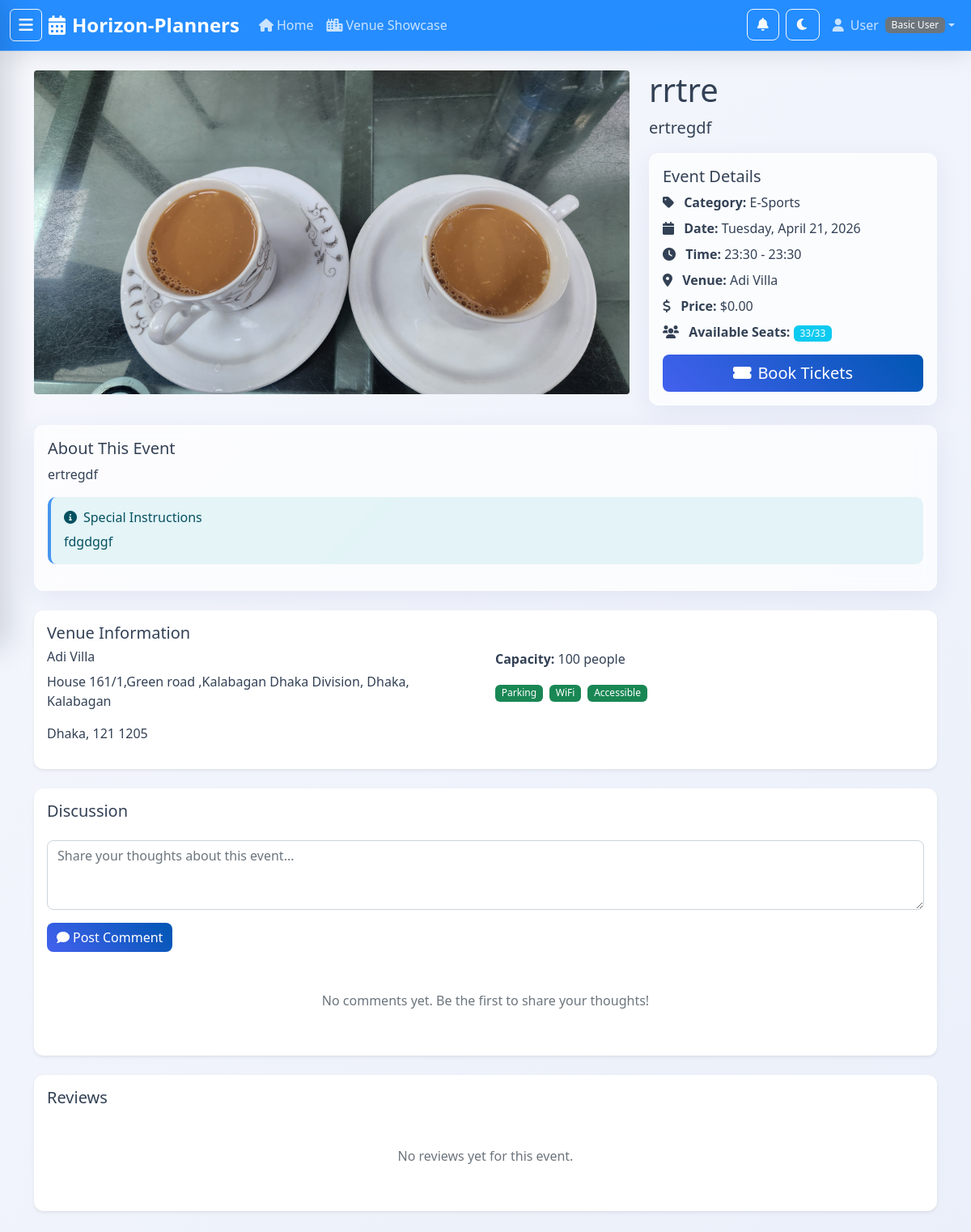
The page /event/1/ (signed in, upper part) on the database as committed earlier.
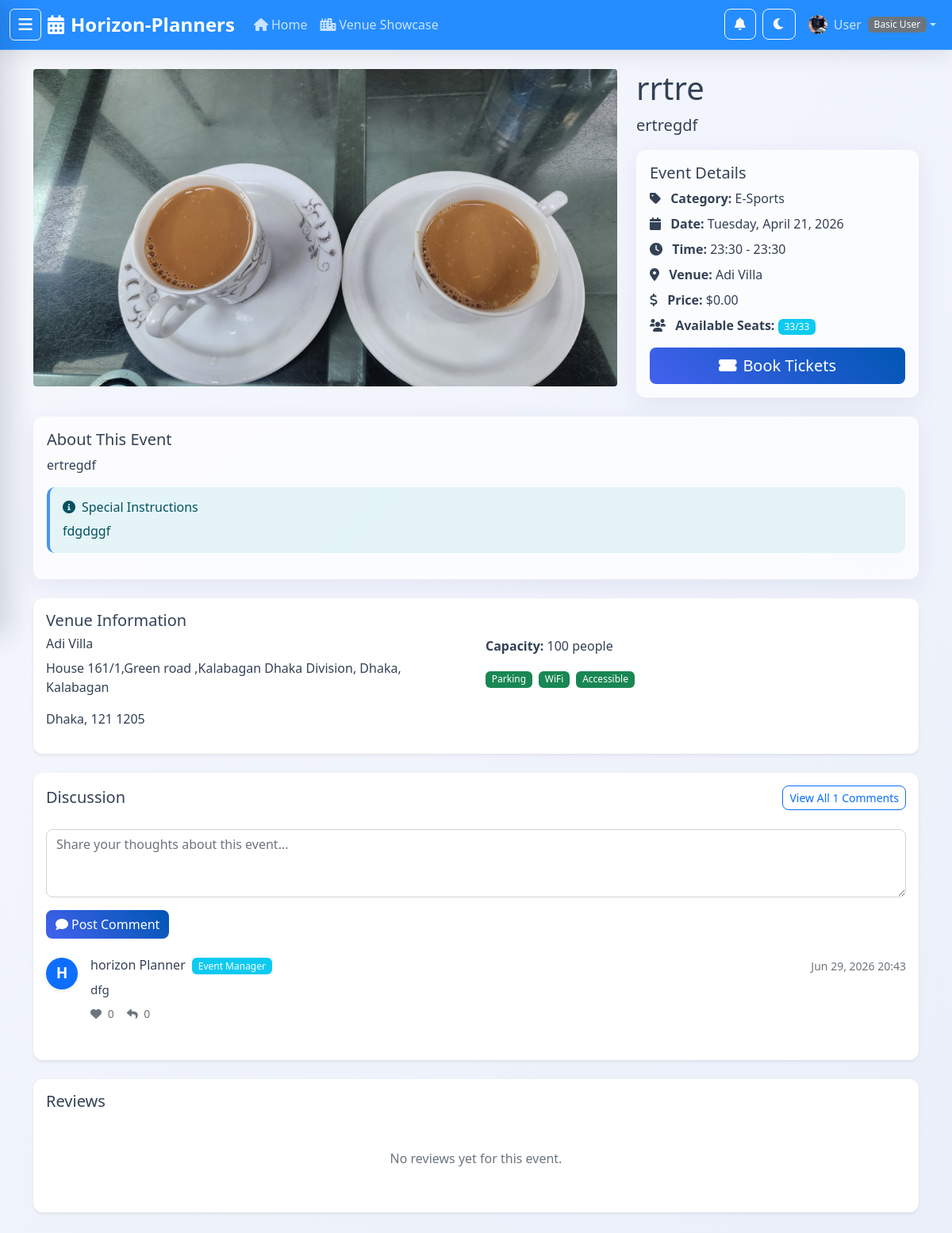
The same page on the database as committed later.
### apps/users/models.py (models this page shows, shortened)
class User(AbstractUser):
    class Role(models.TextChoices):
        BASIC = 'basic', 'Basic User'
        HORIZON_PLANNER = 'horizon_planner', 'Horizon Planner'
        VENUE_MANAGER = 'venue_manager', 'Venue Manager'
        ADMIN = 'admin', 'Admin'
    role = models.CharField(
        max_length=20,
        choices=Role.choices,
        default=Role.BASIC,
        help_text='User role determines access permissions'
    )
    phone_number = models.CharField(max_length=20, blank=True, null=True)
    date_of_birth = models.DateField(blank=True, null=True)
    profile_picture = models.ImageField(upload_to='profile_pictures/', blank=True, null=True)
    created_at = models.DateTimeField(auto_now_add=True)
    updated_at = models.DateTimeField(auto_now=True)
    @property
    def is_basic_user(self):
        return self.role == self.Role.BASIC
    @property
    def is_horizon_planner(self):
        return self.role == self.Role.HORIZON_PLANNER
    @property
    def is_venue_manager(self):
        return self.role == self.Role.VENUE_MANAGER
    @property
    def is_admin_user(self):
        return self.role == self.Role.ADMIN or self.is_superuser

### apps/reviews/models.py (models this page shows, shortened)
class Comment(TimeStampedModel):
    class Status(models.TextChoices):
        PENDING = 'pending', 'Pending Moderation'
        APPROVED = 'approved', 'Approved'
        REJECTED = 'rejected', 'Rejected'
    user = models.ForeignKey(settings.AUTH_USER_MODEL, on_delete=models.CASCADE, related_name='comments')
    event = models.ForeignKey('events.Event', on_delete=models.CASCADE, related_name='comments')
    parent = models.ForeignKey(
        'self',
        on_delete=models.CASCADE,
        null=True,
        blank=True,
        related_name='replies'
    )
    content = models.TextField()
    status = models.CharField(max_length=20, choices=Status.choices, default=Status.APPROVED)
    moderated_by = models.ForeignKey(
        settings.AUTH_USER_MODEL,
        on_delete=models.SET_NULL,
        null=True,
        blank=True,
        related_name='moderated_comments'
    )
    moderation_notes = models.TextField(blank=True)
    moderated_at = models.DateTimeField(null=True, blank=True)
    likes = models.PositiveIntegerField(default=0)
    is_pinned = models.BooleanField(default=False)
    class Meta:
        ordering = ['-is_pinned', '-created_at']

### apps/events/views.py (the view)
# urls.py: path('event/<int:pk>/', views.EventDetailView.as_view(), name='event_detail'),
class EventDetailView(DetailView):
    model = Event
    template_name = 'events/event_detail.html'
    context_object_name = 'event'
    def get_queryset(self):
        return Event.objects.filter(status='published').select_related('venue', 'category', 'manager')
    def get_context_data(self, **kwargs):
        context = super().get_context_data(**kwargs)
        event = self.get_object()
        approved_reviews = event.reviews.filter(status='approved')
        context['reviews'] = approved_reviews.order_by('-created_at')[:5]
        context['reviews_count'] = approved_reviews.count()
        context['avg_rating'] = approved_reviews.aggregate(Avg('rating'))['rating__avg']
        approved_comments = event.comments.filter(status='approved', parent__isnull=True)
        context['comments'] = approved_comments.select_related('user').prefetch_related('replies__user').order_by('-is_pinned', '-created_at')[:10]
        context['comments_count'] = event.comments.filter(status='approved').count()
        if self.request.user.is_authenticated:
            context['user_has_ticket'] = event.orders.filter(
                user=self.request.user,
                payment__status='completed'
            ).exists()
            context['has_completed_order'] = context['user_has_ticket']
            context['already_reviewed'] = event.reviews.filter(
                user=self.request.user
            ).exists()
            from apps.reviews.models import CommentLike
            context['user_liked_ids'] = set(
                CommentLike.objects.filter(
                    user=self.request.user,
                    comment__event=event
                ).values_list('comment_id', flat=True)
            )
        return context

### apps/events/models.py (called while the page is built)
    @property
    def available_seats(self):
        booked_seats = self.orders.filter(
            payment__status='completed'
        ).aggregate(total=models.Sum('ticket_quantity'))['total'] or 0
        return self.total_seats - booked_seats

### templates/events/event_detail.html (shortened to what the changed rows need)
{% extends 'base.html' %}
{% load static %}
{% block content %}
<div class="container mt-4">
    <div class="row mb-4">
        <div class="col-lg-4">
            <h1>{{ event.title }}</h1>
        </div>
    </div>
    <div class="row mb-4">
        <div class="col-12">
            <div class="card">
                <div class="card-body">
                    <div class="d-flex justify-content-between align-items-center mb-4">
                        <h5 class="card-title mb-0">Discussion</h5>
                        {% if comments_count > 0 %}
                            <a href="{% url 'reviews:event_comments' event.pk %}" class="btn btn-sm btn-outline-primary">
                                View All {{ comments_count }} Comments
                            </a>
                        {% endif %}
                    </div>
                    {% if user.is_authenticated %}
                        <form method="post" action="{% url 'reviews:create_comment' event.pk %}" class="mb-4">
                            <div class="mb-3">
                            </div>
                            <button type="submit" class="btn btn-primary">
                            </button>
                        </form>
                    {% else %}
                        <div class="alert alert-secondary text-center mb-4">
                            <a href="{% url 'users:login' %}">Login</a> to join the discussion.
                        </div>
                    {% endif %}
                    {% if comments %}
                        <div class="comments-list">
                            {% for comment in comments %}
                                <div class="comment-item border-bottom pb-3 mb-3">
                                    <div class="d-flex">
                                        <div class="flex-shrink-0 me-3">
                                            <div class="avatar bg-primary text-white rounded-circle d-flex align-items-center justify-content-center" style="width: 40px; height: 40px; font-weight: bold;">
                                                {{ comment.user.get_full_name|default:comment.user.username|make_list|first|upper }}
                                            </div>
                                        </div>
                                        <div class="flex-grow-1">
                                            <div class="d-flex justify-content-between align-items-center">
                                                <h6 class="mb-0">
                                                    {{ comment.user.get_full_name|default:comment.user.username }}
                                                    {% if comment.user == event.manager %}
                                                        <span class="badge bg-info ms-1">Event Manager</span>
                                                    {% endif %}
                                                </h6>
                                                <small class="text-muted">{{ comment.created_at|date:"M d, Y H:i" }}</small>
                                            </div>
                                            <p class="mt-2 mb-2">{{ comment.content|linebreaksbr }}</p>
                                            <div class="d-flex align-items-center gap-3">
                                                <span class="text-muted small">
                                                    <i class="fas fa-heart me-1 {% if comment.id in user_liked_ids %}text-danger{% endif %}"></i> {{ comment.likes }}
                                                </span>
                                                <span class="text-muted small">
                                                    <i class="fas fa-reply me-1"></i> {{ comment.replies.count }}
                                                </span>
                                            </div>
                                        </div>
                                    </div>
                                </div>
                            {% endfor %}
                        </div>
                    {% else %}
                        <p class="text-muted text-center py-4">No comments yet. Be the first to share your thoughts!</p>
                    {% endif %}
                </div>
            </div>
        </div>
    </div>
</div>
{% endblock %}

### templates/base.html (shortened to what this page needs)
<!DOCTYPE html>
<html lang="en">
<head>
    <link href="https://cdn.jsdelivr.net/npm/bootstrap@5.1.3/dist/css/bootstrap.min.css" rel="stylesheet">
    <link rel="stylesheet" href="https://cdnjs.cloudflare.com/ajax/libs/font-awesome/6.0.0/css/all.min.css">
    {% load static %}
    <link rel="stylesheet" href="{% static 'css/style.css' %}">
</head>
<body>
    <nav class="navbar navbar-expand-lg navbar-dark sticky-top glass-navbar">
        <div class="container-fluid">
            <button type="button" class="btn btn-outline-light me-2" id="sidebarToggle">
                <i class="fas fa-bars"></i>
            </button>
            <a class="navbar-brand" href="{% url 'events:home' %}">
                <i class="fas fa-calendar-alt me-2"></i>Horizon-Planners
            </a>
            <div class="collapse navbar-collapse" id="navbarNav">
                <ul class="navbar-nav me-auto">
                    <li class="nav-item">
                        <a class="nav-link" href="{% url 'events:home' %}">
                            <i class="fas fa-home me-1"></i>Home
                        </a>
                    </li>
                    <li class="nav-item">
                        <a class="nav-link" href="{% url 'venues:venue_showcase' %}">
                            <i class="fas fa-city me-1"></i>Venue Showcase
                        </a>
                    </li>
                </ul>
                <ul class="navbar-nav">
                    {% if user.is_authenticated %}
                    <li class="nav-item me-2">
                        <div class="dropdown">
                            <button class="btn btn-outline-light position-relative" id="notificationBell"
                                data-bs-toggle="dropdown" title="Notifications">
                                <i class="fas fa-bell"></i>
                            </button>
                        </div>
                    </li>
                    {% endif %}
                    <li class="nav-item me-2">
                        <button type="button" id="nightModeToggle" class="btn btn-outline-light"
                            title="Toggle Night Mode">
                        </button>
                    </li>
                    {% if user.is_authenticated %}
                    <li class="nav-item dropdown">
                        <a class="nav-link dropdown-toggle d-flex align-items-center" href="#"
                            data-bs-toggle="dropdown">
                            {% if user.profile_picture %}
                            <img src="{{ user.profile_picture.url }}" alt="Profile" class="rounded-circle me-2"
                                style="width: 24px; height: 24px; object-fit: cover;">
                            {% else %}
                            <i class="fas fa-user me-2"></i>
                            {% endif %}
                            {{ user.username }}
                            <span class="badge bg-secondary ms-2">{{ user.get_role_display }}</span>
                        </a>
                    </li>
                    {% endif %}
                </ul>
            </div>
        </div>
    </nav>
    <main>
        {% block content %}{% endblock %}
    </main>
</body>
</html>

Rows that differ between the two databases and show on the page:
changed User "User": profile_picture: picture added
added Comment: user.get_full_name|make_list "H", user.get_full_name "horizon Planner", shows "Event Manager", created_at "Jun 29, 2026 20:43", content "dfg", likes "0", replies.count "0"
Other text that changed with them:
{{ comments_count }}: (not shown) → "1"
text no longer shown: "No comments yet. Be the first to share your thoughts!"
text now shown: "View All Comments"
